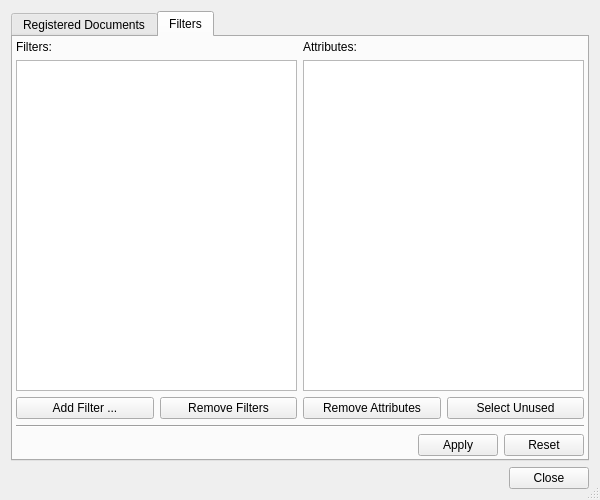
<?xml version="1.0" encoding="UTF-8"?>
<ui version="4.0">
 <class>QtHelpDocumentationDialog</class>
 <widget class="QDialog" name="QtHelpDocumentationDialog">
  <property name="geometry">
   <rect>
    <x>0</x>
    <y>0</y>
    <width>600</width>
    <height>500</height>
   </rect>
  </property>
  <property name="windowTitle">
   <string>Manage QtHelp Documentation Database</string>
  </property>
  <property name="sizeGripEnabled">
   <bool>true</bool>
  </property>
  <layout class="QVBoxLayout" name="verticalLayout_2">
   <item>
    <widget class="QTabWidget" name="tabWidget">
     <property name="currentIndex">
      <number>1</number>
     </property>
     <widget class="QWidget" name="documentsTab">
      <attribute name="title">
       <string>Registered Documents</string>
      </attribute>
      <layout class="QHBoxLayout" name="horizontalLayout">
       <property name="leftMargin">
        <number>3</number>
       </property>
       <property name="topMargin">
        <number>3</number>
       </property>
       <property name="rightMargin">
        <number>3</number>
       </property>
       <property name="bottomMargin">
        <number>3</number>
       </property>
       <item>
        <widget class="QListWidget" name="documentsList">
         <property name="alternatingRowColors">
          <bool>true</bool>
         </property>
         <property name="selectionMode">
          <enum>QAbstractItemView::ExtendedSelection</enum>
         </property>
         <property name="sortingEnabled">
          <bool>true</bool>
         </property>
        </widget>
       </item>
       <item>
        <layout class="QVBoxLayout" name="verticalLayout">
         <item>
          <widget class="QPushButton" name="addDocumentsButton">
           <property name="toolTip">
            <string>Press to select QtHelp documents to add to the database</string>
           </property>
           <property name="text">
            <string>Add...</string>
           </property>
          </widget>
         </item>
         <item>
          <widget class="QPushButton" name="addPluginButton">
           <property name="toolTip">
            <string>Press to select QtHelp documents provided by a plug-in to add to the database</string>
           </property>
           <property name="text">
            <string>Add from Plug-ins...</string>
           </property>
          </widget>
         </item>
         <item>
          <widget class="QPushButton" name="removeDocumentsButton">
           <property name="toolTip">
            <string>Press to remove the selected documents from the database</string>
           </property>
           <property name="text">
            <string>Remove</string>
           </property>
          </widget>
         </item>
         <item>
          <widget class="Line" name="line">
           <property name="lineWidth">
            <number>2</number>
           </property>
           <property name="orientation">
            <enum>Qt::Horizontal</enum>
           </property>
          </widget>
         </item>
         <item>
          <widget class="QPushButton" name="managePluginButton">
           <property name="toolTip">
            <string>Select to manage the plug-in provided documentation sets</string>
           </property>
           <property name="text">
            <string>Manage Plug-ins...</string>
           </property>
          </widget>
         </item>
         <item>
          <spacer name="verticalSpacer">
           <property name="orientation">
            <enum>Qt::Vertical</enum>
           </property>
           <property name="sizeHint" stdset="0">
            <size>
             <width>20</width>
             <height>17</height>
            </size>
           </property>
          </spacer>
         </item>
        </layout>
       </item>
      </layout>
     </widget>
     <widget class="QWidget" name="filtersTab">
      <attribute name="title">
       <string>Filters</string>
      </attribute>
      <layout class="QVBoxLayout" name="verticalLayout_3">
       <property name="leftMargin">
        <number>3</number>
       </property>
       <property name="topMargin">
        <number>3</number>
       </property>
       <property name="rightMargin">
        <number>3</number>
       </property>
       <property name="bottomMargin">
        <number>3</number>
       </property>
       <item>
        <layout class="QGridLayout" name="gridLayout">
         <item row="0" column="0" colspan="2">
          <widget class="QLabel" name="label">
           <property name="text">
            <string>Filters:</string>
           </property>
          </widget>
         </item>
         <item row="0" column="2" colspan="2">
          <widget class="QLabel" name="label_2">
           <property name="text">
            <string>Attributes:</string>
           </property>
          </widget>
         </item>
         <item row="1" column="0" colspan="2">
          <widget class="QListWidget" name="filtersList">
           <property name="alternatingRowColors">
            <bool>true</bool>
           </property>
           <property name="selectionMode">
            <enum>QAbstractItemView::ExtendedSelection</enum>
           </property>
           <property name="sortingEnabled">
            <bool>true</bool>
           </property>
          </widget>
         </item>
         <item row="1" column="2" colspan="2">
          <widget class="QTreeWidget" name="attributesList">
           <property name="alternatingRowColors">
            <bool>true</bool>
           </property>
           <property name="selectionMode">
            <enum>QAbstractItemView::ExtendedSelection</enum>
           </property>
           <property name="rootIsDecorated">
            <bool>false</bool>
           </property>
           <property name="sortingEnabled">
            <bool>true</bool>
           </property>
           <property name="headerHidden">
            <bool>true</bool>
           </property>
           <column>
            <property name="text">
             <string notr="true">1</string>
            </property>
           </column>
          </widget>
         </item>
         <item row="2" column="0">
          <widget class="QPushButton" name="addFilterButton">
           <property name="toolTip">
            <string>Press to add a new filter</string>
           </property>
           <property name="text">
            <string>Add Filter ...</string>
           </property>
          </widget>
         </item>
         <item row="2" column="1">
          <widget class="QPushButton" name="removeFiltersButton">
           <property name="toolTip">
            <string>Press to remove the selected filters</string>
           </property>
           <property name="text">
            <string>Remove Filters</string>
           </property>
          </widget>
         </item>
         <item row="2" column="2">
          <widget class="QPushButton" name="removeAttributesButton">
           <property name="toolTip">
            <string>Press to remove the selected attributes</string>
           </property>
           <property name="text">
            <string>Remove Attributes</string>
           </property>
          </widget>
         </item>
         <item row="2" column="3">
          <widget class="QPushButton" name="unusedAttributesButton">
           <property name="statusTip">
            <string>Press to select all unused attributes</string>
           </property>
           <property name="text">
            <string>Select Unused</string>
           </property>
          </widget>
         </item>
        </layout>
       </item>
       <item>
        <widget class="Line" name="line_2">
         <property name="orientation">
          <enum>Qt::Horizontal</enum>
         </property>
        </widget>
       </item>
       <item>
        <layout class="QHBoxLayout" name="horizontalLayout_2">
         <item>
          <spacer name="horizontalSpacer">
           <property name="orientation">
            <enum>Qt::Horizontal</enum>
           </property>
           <property name="sizeHint" stdset="0">
            <size>
             <width>40</width>
             <height>20</height>
            </size>
           </property>
          </spacer>
         </item>
         <item>
          <widget class="QPushButton" name="applyFilterChangesButton">
           <property name="toolTip">
            <string>Press to apply the filter and attribute changes</string>
           </property>
           <property name="text">
            <string>Apply</string>
           </property>
          </widget>
         </item>
         <item>
          <widget class="QPushButton" name="resetFilterChangesButton">
           <property name="toolTip">
            <string>Press to reset the filter and attribute changes</string>
           </property>
           <property name="text">
            <string>Reset</string>
           </property>
          </widget>
         </item>
        </layout>
       </item>
      </layout>
     </widget>
    </widget>
   </item>
   <item>
    <widget class="QDialogButtonBox" name="buttonBox">
     <property name="orientation">
      <enum>Qt::Horizontal</enum>
     </property>
     <property name="standardButtons">
      <set>QDialogButtonBox::Close</set>
     </property>
    </widget>
   </item>
  </layout>
 </widget>
 <tabstops>
  <tabstop>tabWidget</tabstop>
  <tabstop>documentsList</tabstop>
  <tabstop>addDocumentsButton</tabstop>
  <tabstop>addPluginButton</tabstop>
  <tabstop>removeDocumentsButton</tabstop>
  <tabstop>managePluginButton</tabstop>
  <tabstop>filtersList</tabstop>
  <tabstop>addFilterButton</tabstop>
  <tabstop>removeFiltersButton</tabstop>
  <tabstop>attributesList</tabstop>
  <tabstop>removeAttributesButton</tabstop>
  <tabstop>unusedAttributesButton</tabstop>
  <tabstop>applyFilterChangesButton</tabstop>
  <tabstop>resetFilterChangesButton</tabstop>
 </tabstops>
 <resources/>
 <connections>
  <connection>
   <sender>buttonBox</sender>
   <signal>accepted()</signal>
   <receiver>QtHelpDocumentationDialog</receiver>
   <slot>accept()</slot>
   <hints>
    <hint type="sourcelabel">
     <x>248</x>
     <y>254</y>
    </hint>
    <hint type="destinationlabel">
     <x>157</x>
     <y>274</y>
    </hint>
   </hints>
  </connection>
  <connection>
   <sender>buttonBox</sender>
   <signal>rejected()</signal>
   <receiver>QtHelpDocumentationDialog</receiver>
   <slot>reject()</slot>
   <hints>
    <hint type="sourcelabel">
     <x>316</x>
     <y>260</y>
    </hint>
    <hint type="destinationlabel">
     <x>286</x>
     <y>274</y>
    </hint>
   </hints>
  </connection>
 </connections>
</ui>
